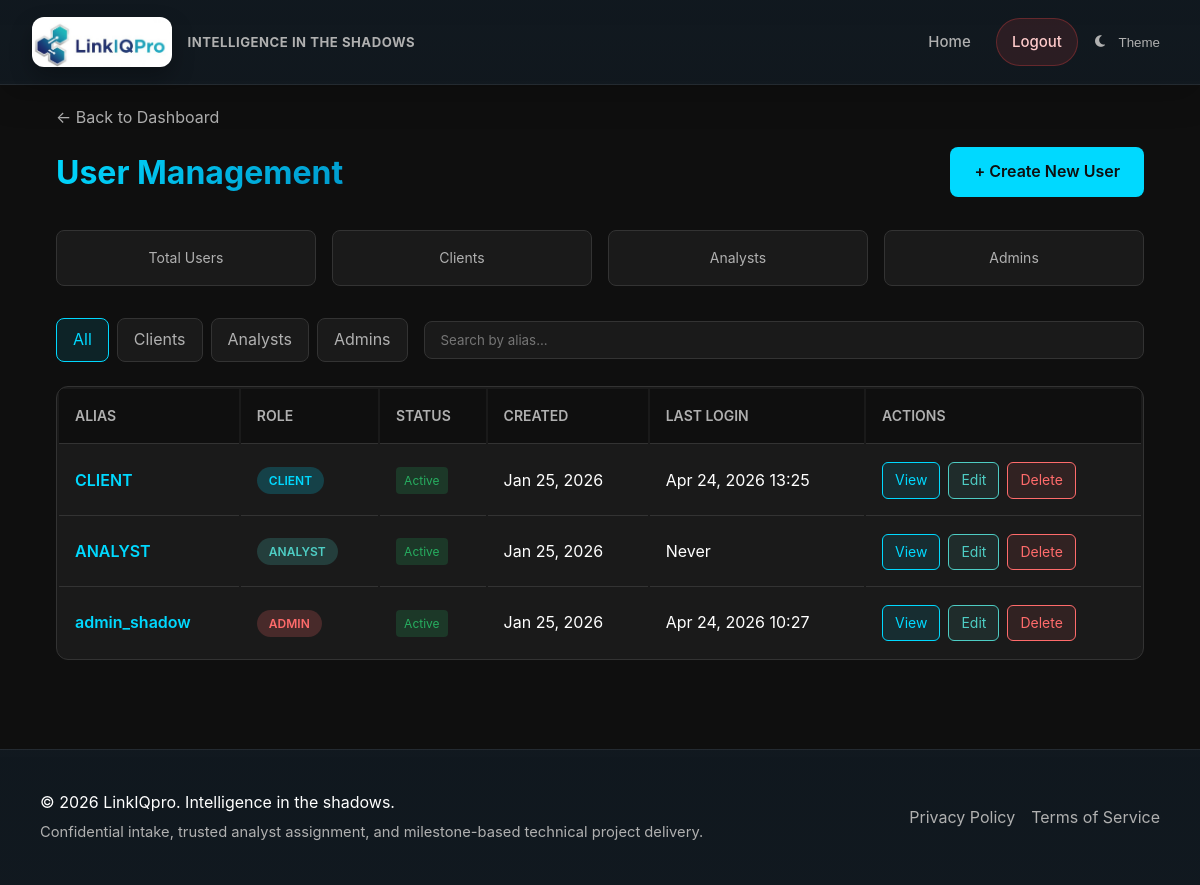
Before: /dashboard/admin/users/ (signed in) with the older database file.
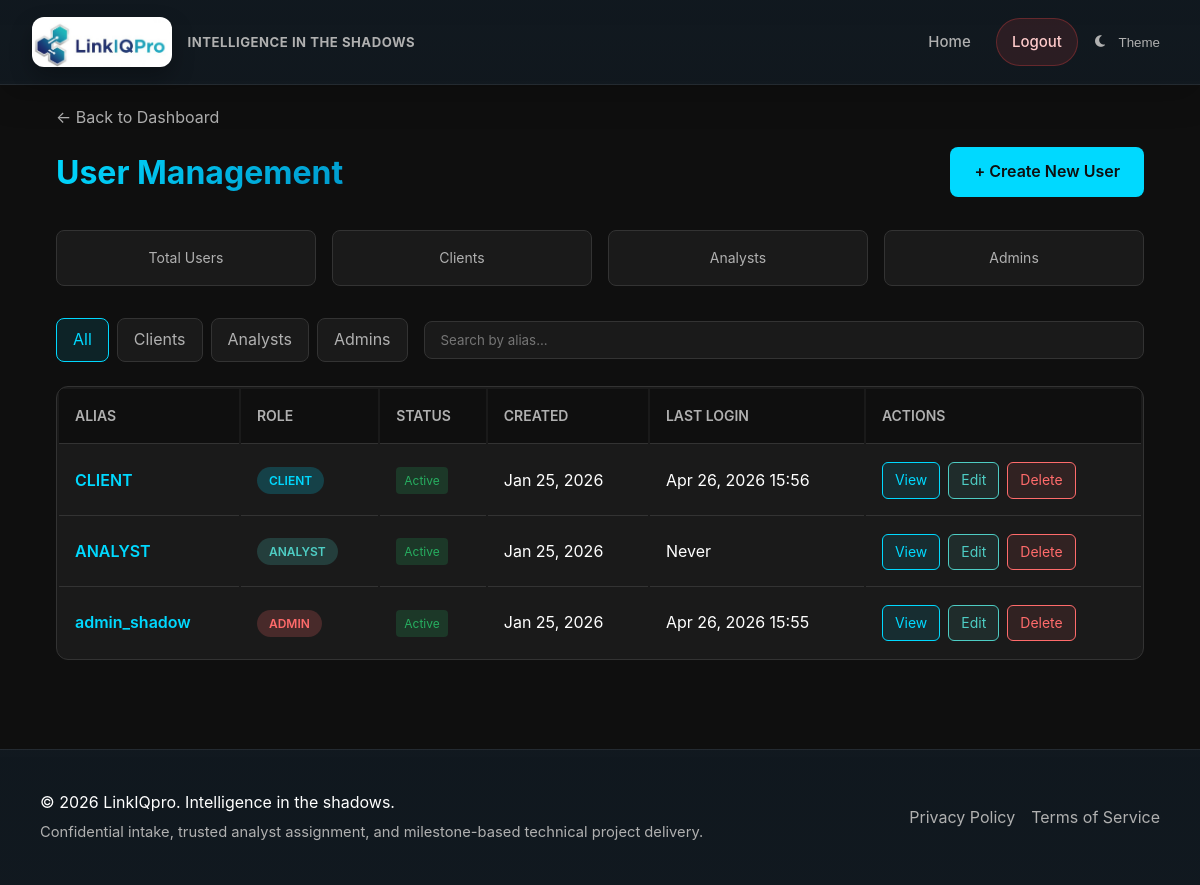
After: the same page with the newer database file.
### apps/users/models.py (models this page shows, shortened)
class PseudonymousUser(models.Model):
    id = models.UUIDField(primary_key=True, default=uuid.uuid4, editable=False)
    alias = models.CharField(max_length=255, unique=True)
    email = models.EmailField(null=True, blank=True)  # Deprecated - kept for migration
    email_hash = models.CharField(max_length=64, null=True, blank=True, unique=True)
    password_hash = models.CharField(max_length=255, null=True, blank=True)
    magic_token = models.CharField(max_length=255, unique=True, null=True, blank=True)
    magic_token_expires = models.DateTimeField(null=True, blank=True)
    is_admin = models.BooleanField(default=False)
    is_analyst = models.BooleanField(default=False)
    is_active = models.BooleanField(default=True)
    is_staff = models.BooleanField(default=False)
    is_superuser = models.BooleanField(default=False)
    created_at = models.DateTimeField(auto_now_add=True)
    last_login = models.DateTimeField(null=True, blank=True)
    last_seen = models.DateTimeField(default=timezone.now)
    class Meta:
        ordering = ['-created_at']
        db_table = 'core_pseudonymoususer'  # Keep existing table name
    @property
    def is_authenticated(self):
        return True

### apps/users/views.py (the view)
# urls.py: path('dashboard/admin/users/', views.admin_user_management, name='admin_user_management'),
@admin_required
def admin_user_management(request):
    role_filter = request.GET.get('role', 'all')
    search_query = request.GET.get('search', '')
    from .repositories import UserRepository
    users = UserRepository.get_all_users(role_filter, search_query)
    counts = UserRepository.get_user_counts()
    return render(request, 'core/admin_user_management.html', {
        'users': users,
        'user': request.user,
        'role_filter': role_filter,
        'search_query': search_query,
        **counts
    })

### apps/users/repositories.py (called while the page is built)
    @staticmethod
    def get_all_users(role_filter: str = 'all', search_query: str = ''):
        users = PseudonymousUser.objects.all().order_by('-created_at')
        if role_filter == 'client':
            users = users.filter(is_admin=False, is_analyst=False)
        elif role_filter == 'analyst':
            users = users.filter(is_analyst=True)
        elif role_filter == 'admin':
            users = users.filter(is_admin=True)
        if search_query:
            users = users.filter(alias__icontains=search_query)
        return users

    @staticmethod
    def get_user_counts() -> dict:
        return {
            'total': PseudonymousUser.objects.count(),
            'clients': PseudonymousUser.objects.filter(is_admin=False, is_analyst=False).count(),
            'analysts': PseudonymousUser.objects.filter(is_analyst=True).count(),
            'admins': PseudonymousUser.objects.filter(is_admin=True).count(),
        }

### core/context_processors.py (called while the page is built)
def chat_users(request):
    if request.user.is_authenticated:
        admins = PseudonymousUser.objects.filter(is_admin=True, is_active=True)
        return {
            'chat_admins': admins,
        }
    return {}

### templates/core/admin_user_management.html (shortened to what this page needs)
{% extends "base.html" %}
{% block content %}
<div class="container">
    <a href="{% url 'core:admin_dashboard' %}" class="back-link">
        &larr; Back to Dashboard
    </a>
    <div class="page-header">
        <h1>User Management</h1>
        <a href="{% url 'core:admin_create_user' %}" class="btn btn-primary">+ Create New User</a>
    </div>
    <div class="stats-grid">
        <div class="stat-card">
            <div class="stat-label">Total Users</div>
        </div>
        <div class="stat-card">
            <div class="stat-label">Clients</div>
        </div>
        <div class="stat-card">
            <div class="stat-label">Analysts</div>
        </div>
        <div class="stat-card">
            <div class="stat-label">Admins</div>
        </div>
    </div>
    <div class="filters">
        <div class="role-tabs">
            <a href="?role=all{% if search_query %}&search={{ search_query }}{% endif %}" class="role-tab {% if role_filter == 'all' %}active{% endif %}">All</a>
            <a href="?role=client{% if search_query %}&search={{ search_query }}{% endif %}" class="role-tab {% if role_filter == 'client' %}active{% endif %}">Clients</a>
            <a href="?role=analyst{% if search_query %}&search={{ search_query }}{% endif %}" class="role-tab {% if role_filter == 'analyst' %}active{% endif %}">Analysts</a>
            <a href="?role=admin{% if search_query %}&search={{ search_query }}{% endif %}" class="role-tab {% if role_filter == 'admin' %}active{% endif %}">Admins</a>
        </div>
        <form method="get" class="search-box">
            <input type="text" name="search" placeholder="Search by alias..." value="{{ search_query }}">
        </form>
    </div>
    {% if users %}
    <table class="users-table">
        <thead>
            <tr>
                <th>Alias</th>
                <th>Role</th>
                <th>Status</th>
                <th>Created</th>
                <th>Last Login</th>
                <th>Actions</th>
            </tr>
        </thead>
        <tbody>
            {% for u in users %}
            <tr>
                <td class="user-alias">
                    <a href="{% url 'core:admin_user_detail' u.id %}">{{ u.alias }}</a>
                </td>
                <td>
                    {% if u.is_admin %}
                        <span class="role-badge admin">Admin</span>
                    {% elif u.is_analyst %}
                        <span class="role-badge analyst">Analyst</span>
                    {% else %}
                        <span class="role-badge client">Client</span>
                    {% endif %}
                </td>
                <td>
                    {% if u.is_active %}
                        <span class="status-badge active">Active</span>
                    {% else %}
                        <span class="status-badge inactive">Inactive</span>
                    {% endif %}
                </td>
                <td>{{ u.created_at|date:"M d, Y" }}</td>
                <td>{% if u.last_login %}{{ u.last_login|date:"M d, Y H:i" }}{% else %}Never{% endif %}</td>
                <td>
                    <div class="action-buttons">
                        <a href="{% url 'core:admin_user_detail' u.id %}" class="btn btn-sm btn-view">View</a>
                        <a href="{% url 'core:admin_edit_user' u.id %}" class="btn btn-sm btn-edit">Edit</a>
                        <a href="{% url 'core:admin_delete_user' u.id %}" class="btn btn-sm btn-delete">Delete</a>
                    </div>
                </td>
            </tr>
            {% endfor %}
        </tbody>
    </table>
    {% else %}
    <div class="empty-state">
        <p>No users found matching your criteria.</p>
    </div>
    {% endif %}
</div>
{% endblock %}

### templates/base.html (shortened to what this page needs)
{% load static %}
<!DOCTYPE html>
<html lang="en">
<head>
    <link rel="stylesheet" href="https://cdnjs.cloudflare.com/ajax/libs/font-awesome/6.4.0/css/all.min.css">
    {% load static %}
</head>
<body data-theme="dark">
    <header>
        <div class="header-container">
            <nav>
                <a href="{% url 'core:home' %}" class="logo-container" aria-label="LinkIQpro home">
                    <img src="{% static 'images/linkiqpro.jpeg' %}" alt="LinkIQpro Logo" class="logo-image">
                    <span class="brand-lockup">
                        <span class="brand-tagline">INTELLIGENCE IN THE SHADOWS</span>
                    </span>
                </a>
                <ul class="nav-links" id="site-nav-links">
                    <li><a href="{% url 'core:home' %}" class="nav-link">Home</a></li>
                    {% if request.user.is_authenticated %}
                        <li><a href="{% url 'core:logout' %}" class="nav-link nav-link-danger">Logout</a></li>
                    {% else %}
                        <li><a href="{% url 'core:register' %}" class="nav-link nav-link-ghost">Register</a></li>
                        <li><a href="{% url 'core:request_magic_link' %}" class="nav-link nav-link-primary">Login</a></li>
                    {% endif %}
                    <li class="nav-theme">
                        <button id="theme-toggle" class="theme-toggle" title="Toggle theme" aria-pressed="false">
                            <i id="theme-icon" class="fa-solid fa-moon"></i>
                            <span style="margin-left:0.5rem">Theme</span>
                        </button>
                    </li>
                </ul>
            </nav>
        </div>
    </header>
    <main>
        <div class="container">
            {% block content %}{% endblock %}
        </div>
    </main>
    <footer>
        <div class="footer-container">
            <div class="footer-copy">
                <p>&copy; 2026 LinkIQpro. Intelligence in the shadows.</p>
                <p>Confidential intake, trusted analyst assignment, and milestone-based technical project delivery.</p>
            </div>
            <div class="footer-links">
                <a href="{% url 'privacy_policy' %}">Privacy Policy</a>
                <a href="{% url 'terms_of_service' %}">Terms of Service</a>
            </div>
        </div>
    </footer>
</body>
</html>

### templates/base.html (style rules this page uses)
* { margin: 0; padding: 0; box-sizing: border-box; }
:root { --bg-primary: #0f0f0f; --bg-secondary: #1a1a1a; --bg-tertiary: #2a2a2a; --text-primary: #ffffff; --text-secondary: #b0b0b0; --accent-primary: #00d9ff; --accent-secondary: #0099cc; --border-color: #333333; --mobile-nav-width: 260px; --success: #10b981; --error: #ef4444; --warning: #f59e0b; }
body { font-family: -apple-system, BlinkMacSystemFont, 'Segoe UI', Roboto, Oxygen, Ubuntu, Cantarell, sans-serif; background-color: var(--bg-primary); color: var(--text-primary); line-height: 1.6; }
.container { width: min(1120px, calc(100% - 2rem)); margin: 0 auto; }
header { background: linear-gradient(180deg, rgba(16, 24, 31, 0.96), rgba(16, 24, 31, 0.9)), var(--bg-secondary); border-bottom: 1px solid rgba(255, 255, 255, 0.08); position: sticky; top: 0; z-index: 200; backdrop-filter: blur(18px); box-shadow: 0 10px 35px rgba(0, 0, 0, 0.2); }
.header-container { max-width: 1200px; margin: 0 auto; padding: 0 2rem; }
nav { display: flex; justify-content: space-between; align-items: center; gap: 1.5rem; min-height: 84px; }
.logo-container { display: flex; align-items: center; gap: 0.95rem; text-decoration: none; min-width: 0; }
.logo-image { height: 50px; width: auto; border-radius: 0.75rem; box-shadow: 0 10px 22px rgba(0, 0, 0, 0.28); }
.brand-lockup { display: grid; gap: 0.15rem; min-width: 0; }
.brand-tagline { color: var(--text-secondary); font-size: 0.82rem; letter-spacing: 0.04em; text-transform: uppercase; white-space: nowrap; font-weight: bold; }
.nav-links { display: flex; list-style: none; gap: 0.55rem; align-items: center; margin: 0; padding: 0; flex-wrap: wrap; }
.nav-links li { margin: 0; }
.nav-link { text-decoration: none; color: var(--text-secondary); font-weight: 500; font-size: 15px; padding: 0.7rem 0.95rem; border-radius: 999px; transition: color 0.2s ease, background-color 0.2s ease, border-color 0.2s ease, transform 0.2s ease; text-transform: none; border: 1px solid transparent; display: inline-flex; align-items: center; }
.nav-link-danger { background: rgba(239, 68, 68, 0.12); border-color: rgba(239, 68, 68, 0.3); color: #fecaca; }
main { min-height: calc(100vh - 200px); padding-top: 1.25rem; }
footer { background: linear-gradient(180deg, rgba(16, 24, 31, 0.94), rgba(16, 24, 31, 0.98)), var(--bg-secondary); border-top: 1px solid rgba(255, 255, 255, 0.08); padding: 2.5rem 0; margin-top: 4rem; color: var(--text-secondary); }
.footer-container { width: min(1120px, calc(100% - 2rem)); margin: 0 auto; display: flex; justify-content: space-between; align-items: center; gap: 1rem; flex-wrap: wrap; }
.footer-copy { display: grid; gap: 0.35rem; }
.footer-copy p:first-child { color: var(--text-primary); }
.footer-copy p:last-child { font-size: 0.92rem; }
.footer-links { display: flex; align-items: center; gap: 1rem; flex-wrap: wrap; }
.footer-links a { color: var(--text-secondary); text-decoration: none; transition: color 0.2s ease; }
.btn { padding: 0.75rem 1.5rem; border: none; border-radius: 0.5rem; cursor: pointer; font-size: 1rem; transition: all 0.3s; text-decoration: none; display: inline-block; }
.btn-primary { background-color: var(--accent-primary); color: var(--bg-primary); font-weight: 600; }
input[type="text"], input[type="email"], input[type="number"], input[type="date"], select, textarea { width: 100%; padding: 0.75rem; background-color: var(--bg-tertiary); border: 1px solid var(--border-color); border-radius: 0.5rem; color: var(--text-primary); font-family: inherit; transition: border-color 0.3s; }
.theme-toggle { background: transparent; border: none; color: var(--text-secondary); cursor: pointer; padding: 0.5rem; border-radius: 0.5rem; display: inline-flex; align-items: center; gap: 0.35rem; }

Changed rows visible on the page:
changed PseudonymousUser "CLIENT": last_login "Apr 24, 2026 13:25" → "Apr 26, 2026 15:56"
changed PseudonymousUser "admin_shadow": last_login "Apr 24, 2026 10:27" → "Apr 26, 2026 15:55"
